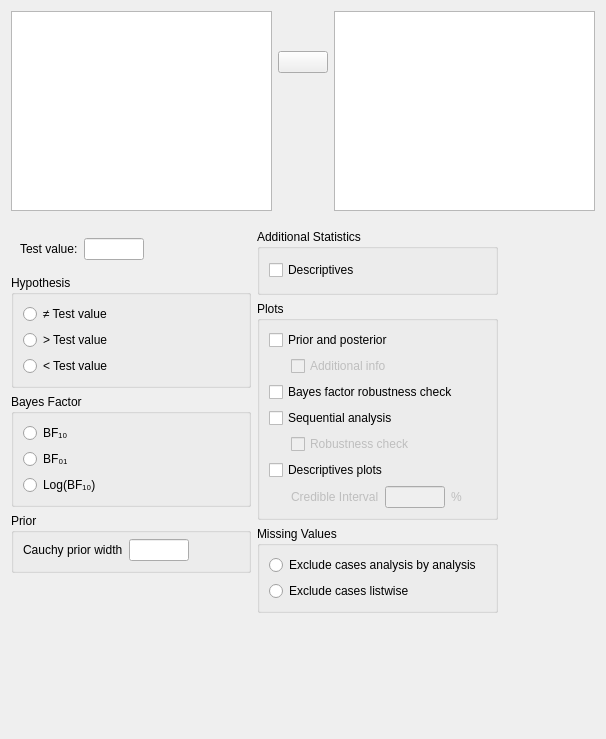
<?xml version="1.0" encoding="UTF-8"?>
<ui version="4.0">
 <class>TTestBayesianOneSampleForm</class>
 <widget class="QWidget" name="TTestBayesianOneSampleForm">
  <property name="geometry">
   <rect>
    <x>0</x>
    <y>0</y>
    <width>606</width>
    <height>739</height>
   </rect>
  </property>
  <property name="sizePolicy">
   <sizepolicy hsizetype="Fixed" vsizetype="Preferred">
    <horstretch>0</horstretch>
    <verstretch>0</verstretch>
   </sizepolicy>
  </property>
  <property name="windowTitle">
   <string>Form</string>
  </property>
  <layout class="QGridLayout" name="gridLayout">
   <property name="verticalSpacing">
    <number>0</number>
   </property>
   <item row="0" column="0">
    <widget class="QWidget" name="topWidget" native="true">
     <property name="sizePolicy">
      <sizepolicy hsizetype="Expanding" vsizetype="Fixed">
       <horstretch>0</horstretch>
       <verstretch>0</verstretch>
      </sizepolicy>
     </property>
     <property name="minimumSize">
      <size>
       <width>0</width>
       <height>0</height>
      </size>
     </property>
     <layout class="QGridLayout" name="gridLayout_8">
      <property name="leftMargin">
       <number>0</number>
      </property>
      <property name="topMargin">
       <number>0</number>
      </property>
      <property name="rightMargin">
       <number>0</number>
      </property>
      <property name="verticalSpacing">
       <number>0</number>
      </property>
      <item row="0" column="1">
       <spacer name="verticalSpacer_3">
        <property name="orientation">
         <enum>Qt::Vertical</enum>
        </property>
        <property name="sizeType">
         <enum>QSizePolicy::Fixed</enum>
        </property>
        <property name="sizeHint" stdset="0">
         <size>
          <width>20</width>
          <height>40</height>
         </size>
        </property>
       </spacer>
      </item>
      <item row="2" column="1">
       <spacer name="verticalSpacer_4">
        <property name="orientation">
         <enum>Qt::Vertical</enum>
        </property>
        <property name="sizeHint" stdset="0">
         <size>
          <width>20</width>
          <height>40</height>
         </size>
        </property>
       </spacer>
      </item>
      <item row="1" column="1">
       <widget class="AssignButton" name="buttonAssign_main_fields">
        <property name="sizePolicy">
         <sizepolicy hsizetype="Fixed" vsizetype="Fixed">
          <horstretch>0</horstretch>
          <verstretch>0</verstretch>
         </sizepolicy>
        </property>
        <property name="minimumSize">
         <size>
          <width>50</width>
          <height>0</height>
         </size>
        </property>
        <property name="maximumSize">
         <size>
          <width>50</width>
          <height>16777215</height>
         </size>
        </property>
        <property name="text">
         <string/>
        </property>
       </widget>
      </item>
      <item row="0" column="2" rowspan="3">
       <widget class="BoundListView" name="variables">
        <property name="sizePolicy">
         <sizepolicy hsizetype="Preferred" vsizetype="Fixed">
          <horstretch>0</horstretch>
          <verstretch>2</verstretch>
         </sizepolicy>
        </property>
        <property name="minimumSize">
         <size>
          <width>0</width>
          <height>200</height>
         </size>
        </property>
        <property name="maximumSize">
         <size>
          <width>16777215</width>
          <height>200</height>
         </size>
        </property>
        <property name="selectionMode">
         <enum>QAbstractItemView::ExtendedSelection</enum>
        </property>
       </widget>
      </item>
      <item row="0" column="0" rowspan="3">
       <widget class="AvailableFieldsListView" name="listAvailableFields">
        <property name="sizePolicy">
         <sizepolicy hsizetype="Preferred" vsizetype="Fixed">
          <horstretch>0</horstretch>
          <verstretch>2</verstretch>
         </sizepolicy>
        </property>
        <property name="minimumSize">
         <size>
          <width>0</width>
          <height>200</height>
         </size>
        </property>
        <property name="maximumSize">
         <size>
          <width>16777215</width>
          <height>200</height>
         </size>
        </property>
        <property name="selectionMode">
         <enum>QAbstractItemView::ExtendedSelection</enum>
        </property>
       </widget>
      </item>
     </layout>
    </widget>
   </item>
   <item row="1" column="0">
    <widget class="QWidget" name="options" native="true">
     <property name="sizePolicy">
      <sizepolicy hsizetype="Fixed" vsizetype="Fixed">
       <horstretch>0</horstretch>
       <verstretch>0</verstretch>
      </sizepolicy>
     </property>
     <layout class="QGridLayout" name="gridLayout_10">
      <property name="leftMargin">
       <number>0</number>
      </property>
      <property name="rightMargin">
       <number>0</number>
      </property>
      <property name="bottomMargin">
       <number>3</number>
      </property>
      <item row="0" column="0">
       <widget class="QWidget" name="widget_2" native="true">
        <property name="maximumSize">
         <size>
          <width>240</width>
          <height>16777215</height>
         </size>
        </property>
        <layout class="QGridLayout" name="gridLayout_12">
         <property name="leftMargin">
          <number>0</number>
         </property>
         <property name="topMargin">
          <number>0</number>
         </property>
         <property name="rightMargin">
          <number>0</number>
         </property>
         <property name="bottomMargin">
          <number>0</number>
         </property>
         <item row="1" column="1">
          <widget class="QWidget" name="widget_5" native="true">
           <property name="minimumSize">
            <size>
             <width>240</width>
             <height>0</height>
            </size>
           </property>
           <layout class="QGridLayout" name="gridLayout_5">
            <item row="0" column="0">
             <widget class="QLabel" name="label_3">
              <property name="sizePolicy">
               <sizepolicy hsizetype="Fixed" vsizetype="Fixed">
                <horstretch>0</horstretch>
                <verstretch>0</verstretch>
               </sizepolicy>
              </property>
              <property name="text">
               <string>Test value:</string>
              </property>
             </widget>
            </item>
            <item row="0" column="1">
             <widget class="BoundTextBox" name="testValue">
              <property name="sizePolicy">
               <sizepolicy hsizetype="Fixed" vsizetype="Preferred">
                <horstretch>0</horstretch>
                <verstretch>0</verstretch>
               </sizepolicy>
              </property>
              <property name="minimumSize">
               <size>
                <width>60</width>
                <height>0</height>
               </size>
              </property>
              <property name="maximumSize">
               <size>
                <width>60</width>
                <height>16777215</height>
               </size>
              </property>
             </widget>
            </item>
            <item row="0" column="2">
             <spacer name="horizontalSpacer_3">
              <property name="orientation">
               <enum>Qt::Horizontal</enum>
              </property>
              <property name="sizeHint" stdset="0">
               <size>
                <width>40</width>
                <height>20</height>
               </size>
              </property>
             </spacer>
            </item>
           </layout>
          </widget>
         </item>
         <item row="5" column="1">
          <widget class="GroupBox" name="groupBox">
           <property name="title">
            <string>Prior</string>
           </property>
           <layout class="QGridLayout" name="gridLayout_11">
            <property name="topMargin">
             <number>6</number>
            </property>
            <item row="0" column="0">
             <widget class="QLabel" name="label">
              <property name="sizePolicy">
               <sizepolicy hsizetype="Fixed" vsizetype="Fixed">
                <horstretch>0</horstretch>
                <verstretch>0</verstretch>
               </sizepolicy>
              </property>
              <property name="text">
               <string>Cauchy prior width</string>
              </property>
             </widget>
            </item>
            <item row="0" column="1">
             <widget class="BoundTextBox" name="priorWidth">
              <property name="sizePolicy">
               <sizepolicy hsizetype="Fixed" vsizetype="Preferred">
                <horstretch>0</horstretch>
                <verstretch>0</verstretch>
               </sizepolicy>
              </property>
              <property name="minimumSize">
               <size>
                <width>60</width>
                <height>0</height>
               </size>
              </property>
              <property name="maximumSize">
               <size>
                <width>60</width>
                <height>16777215</height>
               </size>
              </property>
             </widget>
            </item>
            <item row="0" column="2">
             <spacer name="horizontalSpacer_2">
              <property name="orientation">
               <enum>Qt::Horizontal</enum>
              </property>
              <property name="sizeHint" stdset="0">
               <size>
                <width>81</width>
                <height>20</height>
               </size>
              </property>
             </spacer>
            </item>
           </layout>
          </widget>
         </item>
         <item row="4" column="1">
          <widget class="BoundGroupBox" name="bayesFactorType">
           <property name="title">
            <string>Bayes Factor</string>
           </property>
           <property name="flat">
            <bool>true</bool>
           </property>
           <layout class="QGridLayout" name="gridLayout_13">
            <item row="1" column="0">
             <widget class="QRadioButton" name="_2">
              <property name="sizePolicy">
               <sizepolicy hsizetype="Fixed" vsizetype="Fixed">
                <horstretch>0</horstretch>
                <verstretch>0</verstretch>
               </sizepolicy>
              </property>
              <property name="text">
               <string>BF₀₁</string>
              </property>
             </widget>
            </item>
            <item row="2" column="0">
             <widget class="QRadioButton" name="_3">
              <property name="sizePolicy">
               <sizepolicy hsizetype="Fixed" vsizetype="Fixed">
                <horstretch>0</horstretch>
                <verstretch>0</verstretch>
               </sizepolicy>
              </property>
              <property name="text">
               <string>Log(BF₁₀)</string>
              </property>
             </widget>
            </item>
            <item row="0" column="0">
             <widget class="QRadioButton" name="_1">
              <property name="sizePolicy">
               <sizepolicy hsizetype="Fixed" vsizetype="Fixed">
                <horstretch>0</horstretch>
                <verstretch>0</verstretch>
               </sizepolicy>
              </property>
              <property name="text">
               <string>BF₁₀</string>
              </property>
             </widget>
            </item>
            <item row="0" column="1" rowspan="3">
             <spacer name="horizontalSpacer">
              <property name="orientation">
               <enum>Qt::Horizontal</enum>
              </property>
              <property name="sizeHint" stdset="0">
               <size>
                <width>40</width>
                <height>20</height>
               </size>
              </property>
             </spacer>
            </item>
           </layout>
          </widget>
         </item>
         <item row="6" column="1">
          <spacer name="verticalSpacer">
           <property name="orientation">
            <enum>Qt::Vertical</enum>
           </property>
           <property name="sizeHint" stdset="0">
            <size>
             <width>20</width>
             <height>40</height>
            </size>
           </property>
          </spacer>
         </item>
         <item row="2" column="1">
          <widget class="BoundGroupBox" name="hypothesis">
           <property name="title">
            <string>Hypothesis</string>
           </property>
           <property name="flat">
            <bool>false</bool>
           </property>
           <layout class="QGridLayout" name="gridLayout_9">
            <item row="0" column="0">
             <widget class="QRadioButton" name="_1twoTailed">
              <property name="sizePolicy">
               <sizepolicy hsizetype="Fixed" vsizetype="Fixed">
                <horstretch>0</horstretch>
                <verstretch>0</verstretch>
               </sizepolicy>
              </property>
              <property name="text">
               <string>≠ Test value</string>
              </property>
             </widget>
            </item>
            <item row="2" column="0">
             <widget class="QRadioButton" name="_3oneTailedLessThan">
              <property name="sizePolicy">
               <sizepolicy hsizetype="Fixed" vsizetype="Fixed">
                <horstretch>0</horstretch>
                <verstretch>0</verstretch>
               </sizepolicy>
              </property>
              <property name="text">
               <string>&lt; Test value</string>
              </property>
             </widget>
            </item>
            <item row="1" column="0">
             <widget class="QRadioButton" name="_2oneTailedGreaterThan">
              <property name="sizePolicy">
               <sizepolicy hsizetype="Fixed" vsizetype="Fixed">
                <horstretch>0</horstretch>
                <verstretch>0</verstretch>
               </sizepolicy>
              </property>
              <property name="text">
               <string>&gt; Test value</string>
              </property>
             </widget>
            </item>
            <item row="0" column="1" rowspan="2">
             <spacer name="horizontalSpacer_4">
              <property name="orientation">
               <enum>Qt::Horizontal</enum>
              </property>
              <property name="sizeHint" stdset="0">
               <size>
                <width>40</width>
                <height>20</height>
               </size>
              </property>
             </spacer>
            </item>
           </layout>
          </widget>
         </item>
        </layout>
       </widget>
      </item>
      <item row="0" column="1">
       <widget class="QWidget" name="widget_3" native="true">
        <layout class="QGridLayout" name="gridLayout_2">
         <property name="leftMargin">
          <number>0</number>
         </property>
         <property name="topMargin">
          <number>0</number>
         </property>
         <property name="rightMargin">
          <number>0</number>
         </property>
         <property name="bottomMargin">
          <number>0</number>
         </property>
         <item row="0" column="0">
          <widget class="GroupBox" name="additionalStatisticsGroup">
           <property name="title">
            <string>Additional Statistics</string>
           </property>
           <layout class="QGridLayout" name="gridLayout_3">
            <item row="0" column="0">
             <widget class="BoundCheckBox" name="descriptives">
              <property name="sizePolicy">
               <sizepolicy hsizetype="Fixed" vsizetype="Fixed">
                <horstretch>0</horstretch>
                <verstretch>0</verstretch>
               </sizepolicy>
              </property>
              <property name="text">
               <string>Descriptives</string>
              </property>
             </widget>
            </item>
            <item row="0" column="1">
             <spacer name="horizontalSpacer_5">
              <property name="orientation">
               <enum>Qt::Horizontal</enum>
              </property>
              <property name="sizeHint" stdset="0">
               <size>
                <width>40</width>
                <height>20</height>
               </size>
              </property>
             </spacer>
            </item>
           </layout>
          </widget>
         </item>
         <item row="2" column="0">
          <widget class="BoundGroupBox" name="missingValues">
           <property name="title">
            <string>Missing Values</string>
           </property>
           <property name="flat">
            <bool>false</bool>
           </property>
           <layout class="QGridLayout" name="gridLayout_6">
            <item row="0" column="0">
             <widget class="QRadioButton" name="_1excludeAnalysisByAnalysis">
              <property name="sizePolicy">
               <sizepolicy hsizetype="Fixed" vsizetype="Fixed">
                <horstretch>0</horstretch>
                <verstretch>0</verstretch>
               </sizepolicy>
              </property>
              <property name="text">
               <string>Exclude cases analysis by analysis</string>
              </property>
             </widget>
            </item>
            <item row="1" column="0">
             <widget class="QRadioButton" name="_2excludeListwise">
              <property name="sizePolicy">
               <sizepolicy hsizetype="Fixed" vsizetype="Fixed">
                <horstretch>0</horstretch>
                <verstretch>0</verstretch>
               </sizepolicy>
              </property>
              <property name="text">
               <string>Exclude cases listwise</string>
              </property>
             </widget>
            </item>
            <item row="0" column="1" rowspan="2">
             <spacer name="horizontalSpacer_6">
              <property name="orientation">
               <enum>Qt::Horizontal</enum>
              </property>
              <property name="sizeHint" stdset="0">
               <size>
                <width>5</width>
                <height>20</height>
               </size>
              </property>
             </spacer>
            </item>
           </layout>
          </widget>
         </item>
         <item row="1" column="0">
          <widget class="GroupBox" name="plotsGroup">
           <property name="title">
            <string>Plots</string>
           </property>
           <layout class="QGridLayout" name="gridLayout_4">
            <item row="5" column="0">
             <widget class="QWidget" name="widget_4" native="true">
              <property name="maximumSize">
               <size>
                <width>16</width>
                <height>16777215</height>
               </size>
              </property>
             </widget>
            </item>
            <item row="4" column="0" colspan="3">
             <widget class="BoundCheckBox" name="plotSequentialAnalysis">
              <property name="sizePolicy">
               <sizepolicy hsizetype="Fixed" vsizetype="Fixed">
                <horstretch>0</horstretch>
                <verstretch>0</verstretch>
               </sizepolicy>
              </property>
              <property name="text">
               <string>Sequential analysis</string>
              </property>
             </widget>
            </item>
            <item row="2" column="1" colspan="4">
             <widget class="BoundCheckBox" name="plotPriorAndPosteriorAdditionalInfo">
              <property name="enabled">
               <bool>false</bool>
              </property>
              <property name="sizePolicy">
               <sizepolicy hsizetype="Fixed" vsizetype="Fixed">
                <horstretch>0</horstretch>
                <verstretch>0</verstretch>
               </sizepolicy>
              </property>
              <property name="text">
               <string>Additional info</string>
              </property>
             </widget>
            </item>
            <item row="6" column="0" colspan="3">
             <widget class="BoundCheckBox" name="descriptivesPlots">
              <property name="sizePolicy">
               <sizepolicy hsizetype="Fixed" vsizetype="Fixed">
                <horstretch>0</horstretch>
                <verstretch>0</verstretch>
               </sizepolicy>
              </property>
              <property name="text">
               <string>Descriptives plots</string>
              </property>
             </widget>
            </item>
            <item row="3" column="0" colspan="3">
             <widget class="BoundCheckBox" name="plotBayesFactorRobustness">
              <property name="sizePolicy">
               <sizepolicy hsizetype="Fixed" vsizetype="Fixed">
                <horstretch>0</horstretch>
                <verstretch>0</verstretch>
               </sizepolicy>
              </property>
              <property name="text">
               <string>Bayes factor robustness check</string>
              </property>
             </widget>
            </item>
            <item row="0" column="0" colspan="3">
             <widget class="BoundCheckBox" name="plotPriorAndPosterior">
              <property name="sizePolicy">
               <sizepolicy hsizetype="Fixed" vsizetype="Fixed">
                <horstretch>0</horstretch>
                <verstretch>0</verstretch>
               </sizepolicy>
              </property>
              <property name="text">
               <string>Prior and posterior</string>
              </property>
             </widget>
            </item>
            <item row="5" column="1" colspan="4">
             <widget class="BoundCheckBox" name="plotSequentialAnalysisRobustness">
              <property name="enabled">
               <bool>false</bool>
              </property>
              <property name="sizePolicy">
               <sizepolicy hsizetype="Fixed" vsizetype="Fixed">
                <horstretch>0</horstretch>
                <verstretch>0</verstretch>
               </sizepolicy>
              </property>
              <property name="text">
               <string>Robustness check</string>
              </property>
             </widget>
            </item>
            <item row="7" column="1" colspan="4">
             <widget class="QWidget" name="horizontalWidget" native="true">
              <property name="enabled">
               <bool>false</bool>
              </property>
              <layout class="QHBoxLayout" name="horizontalLayout">
               <property name="leftMargin">
                <number>0</number>
               </property>
               <property name="topMargin">
                <number>0</number>
               </property>
               <property name="rightMargin">
                <number>0</number>
               </property>
               <property name="bottomMargin">
                <number>0</number>
               </property>
               <item>
                <widget class="QLabel" name="label_2">
                 <property name="sizePolicy">
                  <sizepolicy hsizetype="Fixed" vsizetype="Fixed">
                   <horstretch>0</horstretch>
                   <verstretch>0</verstretch>
                  </sizepolicy>
                 </property>
                 <property name="text">
                  <string>Credible Interval</string>
                 </property>
                </widget>
               </item>
               <item>
                <widget class="BoundTextBox" name="descriptivesPlotsCredibleInterval">
                 <property name="sizePolicy">
                  <sizepolicy hsizetype="Fixed" vsizetype="Preferred">
                   <horstretch>0</horstretch>
                   <verstretch>0</verstretch>
                  </sizepolicy>
                 </property>
                 <property name="minimumSize">
                  <size>
                   <width>60</width>
                   <height>0</height>
                  </size>
                 </property>
                 <property name="maximumSize">
                  <size>
                   <width>60</width>
                   <height>16777215</height>
                  </size>
                 </property>
                </widget>
               </item>
               <item>
                <widget class="QLabel" name="label_4">
                 <property name="sizePolicy">
                  <sizepolicy hsizetype="Preferred" vsizetype="Preferred">
                   <horstretch>0</horstretch>
                   <verstretch>0</verstretch>
                  </sizepolicy>
                 </property>
                 <property name="text">
                  <string>%</string>
                 </property>
                </widget>
               </item>
              </layout>
             </widget>
            </item>
           </layout>
          </widget>
         </item>
        </layout>
       </widget>
      </item>
     </layout>
    </widget>
   </item>
   <item row="2" column="0">
    <spacer name="verticalSpacer_2">
     <property name="orientation">
      <enum>Qt::Vertical</enum>
     </property>
     <property name="sizeHint" stdset="0">
      <size>
       <width>20</width>
       <height>40</height>
      </size>
     </property>
    </spacer>
   </item>
  </layout>
 </widget>
 <customwidgets>
  <customwidget>
   <class>AssignButton</class>
   <extends>QPushButton</extends>
   <header>widgets/assignbutton.h</header>
  </customwidget>
  <customwidget>
   <class>AvailableFieldsListView</class>
   <extends>QListView</extends>
   <header>widgets/availablefieldslistview.h</header>
  </customwidget>
  <customwidget>
   <class>BoundListView</class>
   <extends>QListView</extends>
   <header>widgets/boundlistview.h</header>
  </customwidget>
  <customwidget>
   <class>GroupBox</class>
   <extends>QGroupBox</extends>
   <header>widgets/groupbox.h</header>
   <container>1</container>
  </customwidget>
  <customwidget>
   <class>BoundTextBox</class>
   <extends>QLineEdit</extends>
   <header>widgets/boundtextbox.h</header>
  </customwidget>
  <customwidget>
   <class>BoundGroupBox</class>
   <extends>QGroupBox</extends>
   <header>widgets/boundgroupbox.h</header>
   <container>1</container>
  </customwidget>
  <customwidget>
   <class>BoundCheckBox</class>
   <extends>QCheckBox</extends>
   <header>widgets/boundcheckbox.h</header>
  </customwidget>
 </customwidgets>
 <resources/>
 <connections>
  <connection>
   <sender>plotSequentialAnalysis</sender>
   <signal>toggled(bool)</signal>
   <receiver>plotSequentialAnalysisRobustness</receiver>
   <slot>setEnabled(bool)</slot>
   <hints>
    <hint type="sourcelabel">
     <x>405</x>
     <y>440</y>
    </hint>
    <hint type="destinationlabel">
     <x>420</x>
     <y>467</y>
    </hint>
   </hints>
  </connection>
  <connection>
   <sender>plotPriorAndPosterior</sender>
   <signal>toggled(bool)</signal>
   <receiver>plotPriorAndPosteriorAdditionalInfo</receiver>
   <slot>setEnabled(bool)</slot>
   <hints>
    <hint type="sourcelabel">
     <x>403</x>
     <y>359</y>
    </hint>
    <hint type="destinationlabel">
     <x>400</x>
     <y>386</y>
    </hint>
   </hints>
  </connection>
  <connection>
   <sender>descriptivesPlots</sender>
   <signal>toggled(bool)</signal>
   <receiver>horizontalWidget</receiver>
   <slot>setEnabled(bool)</slot>
   <hints>
    <hint type="sourcelabel">
     <x>332</x>
     <y>484</y>
    </hint>
    <hint type="destinationlabel">
     <x>397</x>
     <y>512</y>
    </hint>
   </hints>
  </connection>
 </connections>
</ui>
